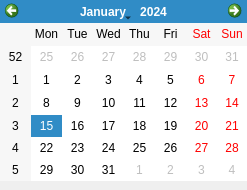
<?xml version="1.0" encoding="UTF-8"?>
<ui version="4.0">
 <class>dlgcalendar</class>
 <widget class="QDialog" name="dlgcalendar">
  <property name="geometry">
   <rect>
    <x>0</x>
    <y>0</y>
    <width>247</width>
    <height>190</height>
   </rect>
  </property>
  <property name="minimumSize">
   <size>
    <width>247</width>
    <height>190</height>
   </size>
  </property>
  <property name="maximumSize">
   <size>
    <width>247</width>
    <height>190</height>
   </size>
  </property>
  <property name="windowTitle">
   <string>calendar</string>
  </property>
  <widget class="QCalendarWidget" name="Calendario">
   <property name="geometry">
    <rect>
     <x>0</x>
     <y>0</y>
     <width>247</width>
     <height>181</height>
    </rect>
   </property>
  </widget>
 </widget>
 <resources/>
 <connections/>
</ui>
